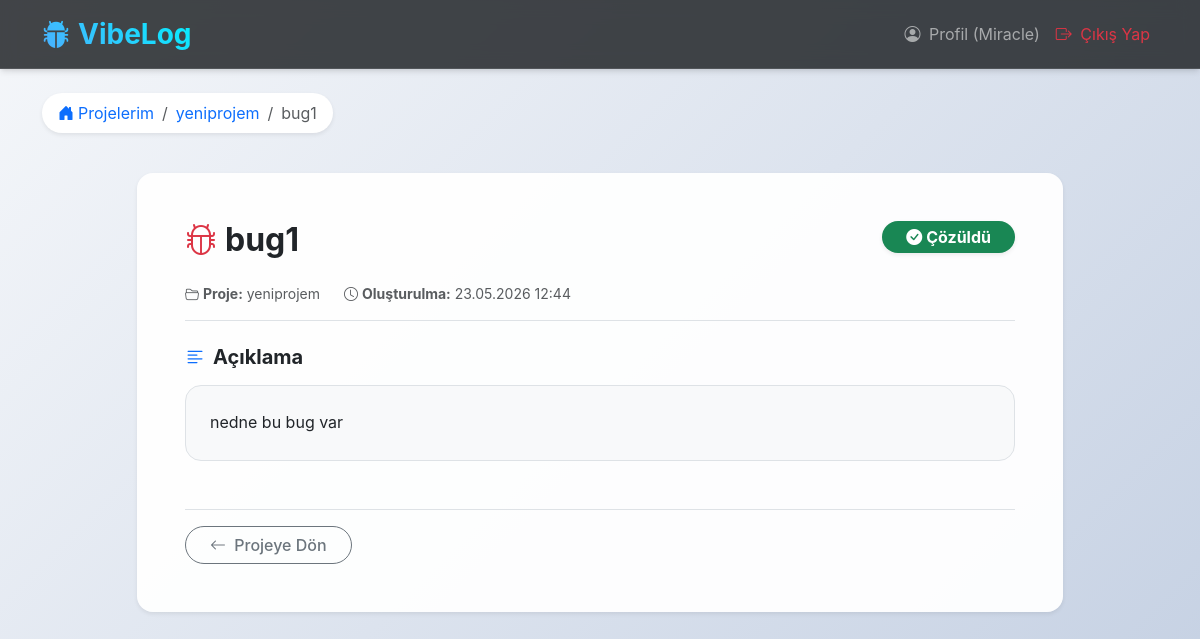
/bug/5 (signed in), run on the app's committed database.
### app/models.py (models this page shows, shortened)
class User(UserMixin, db.Model):
    __tablename__ = 'users'
    id: Mapped[int] = mapped_column(primary_key=True)
    username: Mapped[str] = mapped_column(String(64), unique=True, nullable=False)
    email: Mapped[str] = mapped_column(String(120), unique=True, nullable=False)
    password_hash: Mapped[str] = mapped_column(String(256), nullable=False)
    created_at: Mapped[datetime] = mapped_column(default=datetime.utcnow)
    projects: Mapped[List["Project"]] = relationship(back_populates="user", cascade="all, delete-orphan")

class Project(db.Model):
    __tablename__ = 'projects'
    id: Mapped[int] = mapped_column(primary_key=True)
    name: Mapped[str] = mapped_column(String(100), nullable=False)
    description: Mapped[Optional[str]] = mapped_column(Text)
    created_at: Mapped[datetime] = mapped_column(default=datetime.utcnow)
    user_id: Mapped[int] = mapped_column(ForeignKey('users.id'), nullable=False)
    user: Mapped["User"] = relationship(back_populates="projects")
    bug_tickets: Mapped[List["BugTicket"]] = relationship(back_populates="project", cascade="all, delete-orphan")

class BugTicket(db.Model):
    __tablename__ = 'bug_tickets'
    id: Mapped[int] = mapped_column(primary_key=True)
    title: Mapped[str] = mapped_column(String(150), nullable=False)
    description: Mapped[str] = mapped_column(Text, nullable=False)
    status: Mapped[str] = mapped_column(String(50), default='Open')
    created_at: Mapped[datetime] = mapped_column(default=datetime.utcnow)
    project_id: Mapped[int] = mapped_column(ForeignKey('projects.id'), nullable=False)
    project: Mapped["Project"] = relationship(back_populates="bug_tickets")

### app/main/routes.py (the view)
@main.route('/bug/<int:bug_id>')
@login_required
def bug_detail(bug_id):
    bug = db.session.get(BugTicket, bug_id)
    if bug is None:
        abort(404)
    if bug.project.user_id != current_user.id:
        abort(403)
    return render_template('main/bug_detail.html', title=bug.title, bug=bug)

### app/models.py (called while the page is built)
@login_manager.user_loader
def load_user(id):
    return db.session.get(User, int(id))

### app/templates/main/bug_detail.html (shortened to what this page needs)
{% extends "base.html" %}
{% block content %}
<div class="mb-4">
    <nav aria-label="breadcrumb">
        <ol class="breadcrumb bg-white px-3 py-2 rounded-pill shadow-sm d-inline-flex">
            <li class="breadcrumb-item"><a href="{{ url_for('main.index') }}" class="text-decoration-none"><i class="bi bi-house-door-fill me-1"></i>Projelerim</a></li>
            <li class="breadcrumb-item"><a href="{{ url_for('main.project_detail', id=bug.project.id) }}" class="text-decoration-none">{{ bug.project.name }}</a></li>
            <li class="breadcrumb-item active" aria-current="page">{{ bug.title }}</li>
        </ol>
    </nav>
</div>
<div class="row justify-content-center">
    <div class="col-lg-10">
        <div class="card shadow-sm mb-5 border-0 rounded-4">
            <div class="card-body p-4 p-md-5">
                <div class="d-flex justify-content-between align-items-start mb-4 flex-wrap gap-3">
                    <h2 class="card-title fw-bold text-dark mb-0"><i class="bi bi-bug me-2 text-danger"></i>{{ bug.title }}</h2>
                    <div>
                        {% if bug.status == 'Open' %}
                            <span class="badge rounded-pill bg-warning text-dark px-4 py-2 fs-6 shadow-sm"><i class="bi bi-exclamation-circle-fill me-1"></i>Açık</span>
                        {% elif bug.status == 'Closed' or bug.status == 'Çözüldü' %}
                            <span class="badge rounded-pill bg-success px-4 py-2 fs-6 shadow-sm"><i class="bi bi-check-circle-fill me-1"></i>Çözüldü</span>
                        {% else %}
                            <span class="badge rounded-pill bg-secondary px-4 py-2 fs-6 shadow-sm">{{ bug.status }}</span>
                        {% endif %}
                    </div>
                </div>
                <div class="d-flex align-items-center text-muted small mb-4 pb-3 border-bottom">
                    <span class="me-4"><i class="bi bi-folder2-open me-1"></i><strong>Proje:</strong> <a href="{{ url_for('main.project_detail', id=bug.project.id) }}" class="text-decoration-none text-muted">{{ bug.project.name }}</a></span>
                    <span><i class="bi bi-clock me-1"></i><strong>Oluşturulma:</strong> {{ bug.created_at.strftime('%d.%m.%Y %H:%M') }}</span>
                </div>
                <div class="mb-5">
                    <h5 class="fw-bold mb-3"><i class="bi bi-text-left me-2 text-primary"></i>Açıklama</h5>
                    <div class="p-4 bg-light rounded-4 border">
                        <p class="mb-0" style="white-space: pre-wrap; line-height: 1.6;">{{ bug.description }}</p>
                    </div>
                </div>
                <div class="d-flex justify-content-between align-items-center pt-3 border-top flex-wrap gap-2">
                    <a href="{{ url_for('main.project_detail', id=bug.project.id) }}" class="btn btn-outline-secondary rounded-pill px-4">
                        <i class="bi bi-arrow-left me-1"></i> Projeye Dön
                    </a>
                </div>
            </div>
        </div>
    </div>
</div>
{% endblock %}

### app/templates/base.html (shortened to what this page needs)
<!DOCTYPE html>
<html lang="tr">
<head>
    <link href="https://cdn.jsdelivr.net/npm/bootstrap@5.3.0/dist/css/bootstrap.min.css" rel="stylesheet">
    <link rel="stylesheet" href="https://cdn.jsdelivr.net/npm/bootstrap-icons@1.11.3/font/bootstrap-icons.min.css">
    <link rel="stylesheet" href="{{ url_for('static', filename='css/style.css') }}">
</head>
<body class="bg-light">
    <nav class="navbar navbar-expand-lg navbar-dark navbar-glass mb-4 sticky-top">
        <div class="container">
            <a class="navbar-brand fs-3 fw-bold text-gradient" href="/"><i class="bi bi-bug-fill me-2 text-primary"></i>VibeLog</a>
            <div class="collapse navbar-collapse" id="navbarNav">
                <ul class="navbar-nav ms-auto">
                    {% if current_user.is_authenticated %}
                        <li class="nav-item">
                            <a class="nav-link" href="#"><i class="bi bi-person-circle me-1"></i> Profil ({{ current_user.username }})</a>
                        </li>
                        <li class="nav-item">
                            <a class="nav-link text-danger" href="{{ url_for('auth.logout') }}"><i class="bi bi-box-arrow-right me-1"></i> Çıkış Yap</a>
                        </li>
                    {% endif %}
                </ul>
            </div>
        </div>
    </nav>
    <div class="container">
        {% block content %}{% endblock %}
    </div>
</body>
</html>

### app/static/css/style.css (style rules this page uses)
body { background: linear-gradient(135deg, #f5f7fa 0%, #c3cfe2 100%); min-height: 100vh; font-family: 'Inter', -apple-system, BlinkMacSystemFont, "Segoe UI", Roboto, "Helvetica Neue", Arial, sans-serif; }
.navbar-glass { background: rgba(33, 37, 41, 0.85) !important; backdrop-filter: blur(10px); -webkit-backdrop-filter: blur(10px); border-bottom: 1px solid rgba(255, 255, 255, 0.1); box-shadow: 0 4px 6px -1px rgba(0, 0, 0, 0.1), 0 2px 4px -1px rgba(0, 0, 0, 0.06); }
.text-gradient { background: linear-gradient(45deg, #4facfe 0%, #00f2fe 100%); -webkit-background-clip: text; -webkit-text-fill-color: transparent; background-clip: text; }
.card { border: none; border-radius: 1rem; box-shadow: 0 0.5rem 1rem rgba(0, 0, 0, 0.05); transition: transform 0.3s ease, box-shadow 0.3s ease; background: rgba(255, 255, 255, 0.95); }
.btn { border-radius: 0.5rem; transition: all 0.3s ease; font-weight: 500; }

### data on the page
User: username "Miracle"
Project: project.name "yeniprojem"
BugTicket: title "bug1", created_at "23.05.2026 12:44", description "nedne bu bug var"
